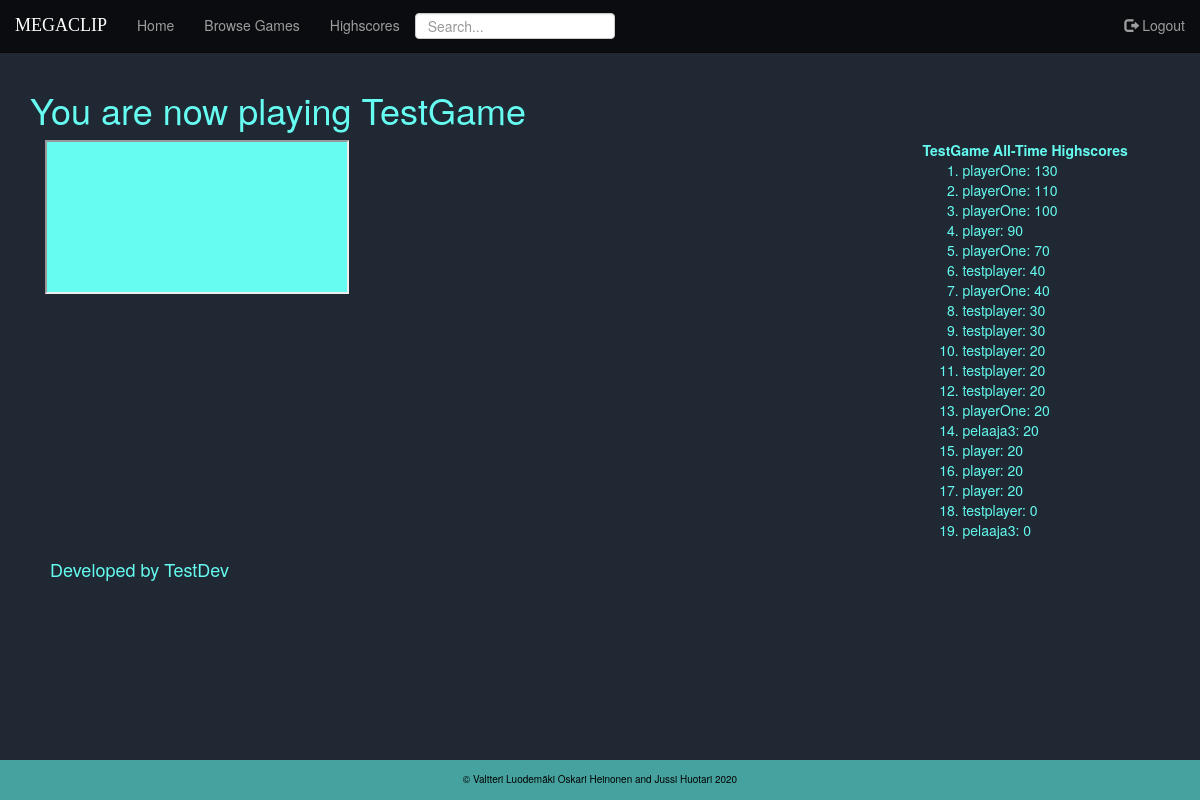
Page /game/TestGame/ (signed in) on the committed database.
### gamestore/models.py (models this page shows, shortened)
class Game(models.Model):
    name = models.CharField(max_length=255, primary_key=True, unique=True)
    url = models.URLField(max_length=255)
    price = models.DecimalField(max_digits=20, decimal_places=2)
    developer = models.ForeignKey('users.CustomUser', on_delete=models.CASCADE, null=True)

class Highscore(models.Model):
    id = models.AutoField(primary_key=True)
    game = models.ForeignKey(Game, on_delete=models.CASCADE)
    player = models.ForeignKey('users.CustomUser', on_delete=models.CASCADE)
    score = models.IntegerField()
    def __str__(self):
        return self.player.username + ": " + str(self.score)

### users/models.py (models this page shows)
class CustomUser(AbstractUser):
    usertype = models.CharField(max_length=10,default="['player']")
    games = models.ManyToManyField('gamestore.Game')
    test = models.CharField(max_length=10, choices=usertypes)
    def __str__(self):
        return self.username

### gamestore/views.py (the view)
# urls.py: path('game/<str:pk>/',GameDetailView.as_view(),name='game-detail' ), #domain/game/snake
class GameDetailView(DetailView):
    model = Game
    template_name = 'gamestore/detail.html'
    context_object_name = 'game'
    def get_context_data(self, **kwargs):
        context = super(GameDetailView, self).get_context_data(**kwargs)
        context.update({
            'highscores': Highscore.objects.order_by('-score')
        })
        return context

### gamestore/templates/gamestore/detail.html (shortened to what this page needs)
{% extends 'base.html' %}
{% block content %}
  <h1>You are now playing {{ game.name }}</h1>
  {% if game.developer == user %}
    <iframe id="iframe" src="{{ game.url }}" style="background: #FFFFFF;"></iframe>
    <br>
    <a class="btn btn-secondary btn-sm mt-1 mb-1" href="{% url 'game-update' game.name %}">Update</a>
    <a class="btn btn-danger btn-sm mt-1 mb-1" href="{% url 'game-delete' game.name %}">Delete</a>
  {% elif user.usertype == "['player']" %}
    {% if game in user.games.all  %}
      <div class="container-fluid">
        <div class="row">
          <div class="col-sm-9">
            {% if message %}
              <iframe onload="showAlert('{{message}}')" id="iframe" src="{{ game.url }}"></iframe>
            {% else %}
              <iframe id="iframe" src="{{ game.url }}" ></iframe>
            {% endif %}
          </div>
            <div class="col-sm-3 ">
              <header><strong>{{game.name}} All-Time Highscores </strong></header>
              <ol>
                {% for score in highscores %}
                  {% if score.game == game %}
                    <li>{{score}}</li>
                  {% endif %}
                {% endfor %}
              </ol>
            </div>
        </div>
      </div>
      <h4 class="header-developed-by">Developed by {{ game.developer }}</h4>
    {% else %}
      <h2>You need to buy game to play it!</h2>
    {% endif %}
  {% endif %}
{% endblock %}

### static/gamestore/style.css (style rules this page uses)
body { background: #1F2833 ; display: flex; flex-direction: column; position: relative; min-height: 100vh; color: #66FCF1 ; }
#iframe { background-color: #66FCF1 ; }
.header-developed-by { padding-left: 20px; }

### rows in the picture
Game: name "TestGame", developer "TestDev"
Highscore: player+score "playerOne: 130"
Highscore: player+score "playerOne: 110"
Highscore: player+score "playerOne: 100"
Highscore: player+score "player: 90"
Highscore: player+score "playerOne: 70"
Highscore: player+score "testplayer: 40"
Highscore: player+score "playerOne: 40"
Highscore: player+score "testplayer: 30"
Highscore: player+score "testplayer: 30"
Highscore: player+score "testplayer: 20"
Highscore: player+score "testplayer: 20"
Highscore: player+score "testplayer: 20"
Highscore: player+score "playerOne: 20"
Highscore: player+score "pelaaja3: 20"
Highscore: player+score "player: 20"
Highscore: player+score "player: 20"
Highscore: player+score "player: 20"
Highscore: player+score "testplayer: 0"
Highscore: player+score "pelaaja3: 0"
